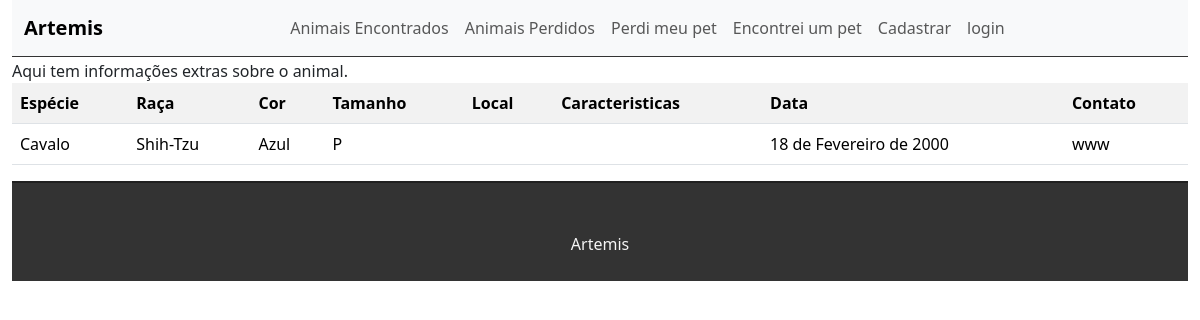
/informacoes/1, run on the app's committed database.
### tasks/models.py (models this page shows, shortened)
class Perdido(models.Model):
    nome = models.CharField('Nome do animal', max_length=20, default='Pet')
    id = models.IntegerField(primary_key=True)
    especie = models.CharField(max_length=20, choices = especie)
    raca = models.CharField(max_length=20, choices = raca)
    cor = models.CharField(max_length=20, choices=cor)
    tamanho = models.CharField(max_length=1, choices = tamanho)
    localidade = models.CharField(max_length=20)
    tempo = models.DateField()
    contato = models.CharField(max_length=20)
    img = models.ImageField(null=True,blank=True, upload_to='animais/')
    adicional = models.CharField('Informações adicionais', null=True, max_length=300)

### tasks/views.py (the view)
# urls.py: path('informacoes/<int:id>', views.informacoes, name='informacoes')
def informacoes(request, id):
    info = Perdido.objects.all().filter(id=id)
    return render(request, 'tasks/informacoes.html', {'info': info})

### tasks/templates/tasks/informacoes.html (shortened to what this page needs)
{% extends 'base.html' %}
{% block content %}
Aqui tem informações extras sobre o animal.
{% for task in info %}
<div class="table-responive">
    <table class="table table-striped">
        <tr>
            <th>Espécie</th>
            <th>Raça</th>
            <th>Cor</th>
            <th>Tamanho</th>
            <th>Local</th>
            <th>Caracteristicas</th>
            <th>Data</th>
            <th>Contato</th>
        </tr>
        {% for task in info %}
        <tr>
            <td>{{task.especie}}</td>
            <td>{{task.raca}}</td>
            <td>{{task.cor}}</td>
            <td>{{task.tamanho}}</td>
            <td>{{task.localidade}}</td>
            <td>{{task.caracteristica}}</td>
            <td>{{task.tempo}}</td>
            <td>{{task.contato}}</td>
        </tr>
        {%endfor %}
    </table>
</div>
{% endfor %}
{% endblock %}

### data on the page
Perdido: especie "Cavalo", raca "Shih-Tzu", cor "Azul", tamanho "P", tempo "18 de Fevereiro de 2000", contato "www"
